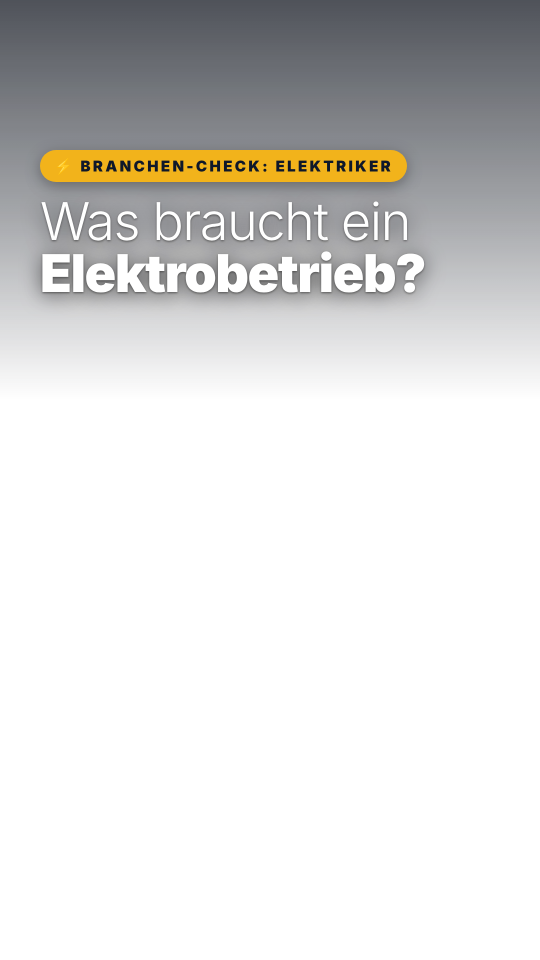
#> input picture schmacher-werbevideo/3d/daily/d2_titles/c1.png, 1080 x 1920 px (shown at 1/2 size); its folder holds only this picture in this run
$ python d2_build.py
#> lines starting #> are read from the running program, lines starting #| are printed output that depends on the picture
# „06:58 – Ein Morgen im Elektrobetrieb“ – Komposition (3D + Uhr + Checkliste) und Endfertigung
# python3 d1_build.py [frames|audio|video|all]
import os, sys, subprocess, math
import numpy as np
from PIL import Image, ImageFilter, ImageEnhance, ImageChops
HERE = os.path.dirname(os.path.abspath(__file__)); ROOT = os.path.abspath(os.path.join(HERE, '..', '..'))
FR3D = os.path.join(HERE, '..', 'out', 'd2'); TT = os.path.join(HERE, 'd2_titles')
OUTF = os.path.join(HERE, '..', 'out', 'd2_comp'); os.makedirs(OUTF, exist_ok=True)
EXP = os.path.join(ROOT, 'export', 'daily', '2026-11-20'); os.makedirs(EXP, exist_ok=True)
FPS, W, H = 24, 1080, 1920
TEND, L = 43.4, 50.6
P = lambda n: os.path.join(ROOT, n)


def f3d(i):
    p = os.path.join(FR3D, f'f{i:05d}.jpg')
    return Image.open(p).convert('RGB') if os.path.exists(p) else Image.new('RGB', (W, H), (40, 40, 40))
def at(t): return f3d(min(767, int(round(t * FPS))))

_tc = {}
def title(tid):
    if tid not in _tc: _tc[tid] = Image.open(os.path.join(TT, tid + '.png')).convert('RGBA')
    return _tc[tid]
def over(bg, tid, a):
    if a <= 0: return bg
    t = title(tid)
    if a < 1: t = t.copy(); t.putalpha(t.getchannel('A').point(lambda v: int(v * a)))
    b = bg.convert('RGBA'); b.alpha_composite(t); return b.convert('RGB')
def env(t, a, b, fi=0.3, fo=0.3):
    if t < a or t > b: return 0
    return min(1, (t - a) / fi if fi else 1, (b - t) / fo if fo else 1)

from PIL import ImageDraw, ImageFont
FB = ImageFont.truetype('/usr/share/fonts/opentype/inter/Inter-Black.otf', 76)
FS = ImageFont.truetype('/usr/share/fonts/opentype/inter/Inter-Bold.otf', 26)
KEYS = [(0, 418), (4.5, 420), (10.5, 425), (16, 432), (21, 440), (26, 447), (31, 450)]
def clock(t):
    for (a, ma), (b, mb) in zip(KEYS, KEYS[1:]):
        if t <= b: return ma + (mb - ma) * max(0, (t - a)) / (b - a)
    return KEYS[-1][1]
def draw_clock(im, t, a=1.0):
    m = int(clock(t)); txt = f'{m // 60:02d}{":" if (t * 2) % 2 < 1.4 else " "}{m % 60:02d}'
    ov = Image.new('RGBA', im.size, (0, 0, 0, 0)); d = ImageDraw.Draw(ov)
    x1, y0 = W - 60, 130; w = 330; d.rounded_rectangle((x1 - w, y0, x1, y0 + 150), 34, fill=(15, 24, 42, int(225 * a)))
    d.text((x1 - w + 34, y0 + 16), 'UHRZEIT', font=FS, fill=(242, 179, 27, int(255 * a)))
    d.text((x1 - w + 30, y0 + 46), txt, font=FB, fill=(255, 255, 255, int(255 * a)))
    b = im.convert('RGBA'); b.alpha_composite(ov); return b.convert('RGB')

CUTS = [10.5, 16.0, 21.0, 26.0]
def frame(t):
    if t < 32.0:
        im = at(t)
        for c in CUTS:  # kurze Weißblende an den Schnitten
            if c - 0.08 < t < c + 0.12: im = Image.blend(im, Image.new('RGB', im.size, 'white'), 0.55 * (1 - abs(t - c) / 0.12))
        for tid, a, b in [('c1', 0.15, 4.4), ('c2', 5.0, 10.35), ('c3', 11.0, 15.85), ('c4', 16.5, 20.85), ('c5', 21.4, 25.85), ('c6', 26.6, 32.0)]:
            im = over(im, tid, env(t, a, b, 0.3, 0.25))
        return draw_clock(im, t)
    if t < 38.4:
        lt = t - 32.0; bg = at(31.9).filter(ImageFilter.GaussianBlur(16)); im = ImageEnhance.Brightness(bg).enhance(0.55)
        return over(im, 'c7', env(lt, 0.0, 6.4, 0.35, 0.3))
    lt = t - 38.4; bg = at(2.0); z = 1 + 0.05 * lt / 5; cw, ch = W / z, H / z
    bg = bg.resize((W, H), Image.LANCZOS, box=((W - cw) / 2, (H - ch) / 2, (W + cw) / 2, (H + ch) / 2)).filter(ImageFilter.GaussianBlur(8))
    im = ImageEnhance.Brightness(bg).enhance(0.45)
    return over(im, 'c8', env(lt, 0.1, 6.0, 0.3, 0.0))

def frames():
    from multiprocessing import Pool
    n = int(round(TEND * FPS))
    with Pool(int(os.environ.get('NP', '3'))) as pool: pool.map(_one, range(n), chunksize=8)
def _one(i):
    p = os.path.join(OUTF, f'f{i:05d}.jpg')
    if not os.path.exists(p) or os.environ.get('FORCE'): frame(i / FPS).save(p, quality=93)
#> in frame, `im = at(t)`: im: PIL image 1080x1920 RGB; every value is 40
#> in draw_clock, `ov = Image.new('RGBA', im.size, (0, 0, 0, 0))`: ov: PIL image 1080x1920 RGBA; every value is 0
#> in draw_clock, `b.alpha_composite(ov)`:
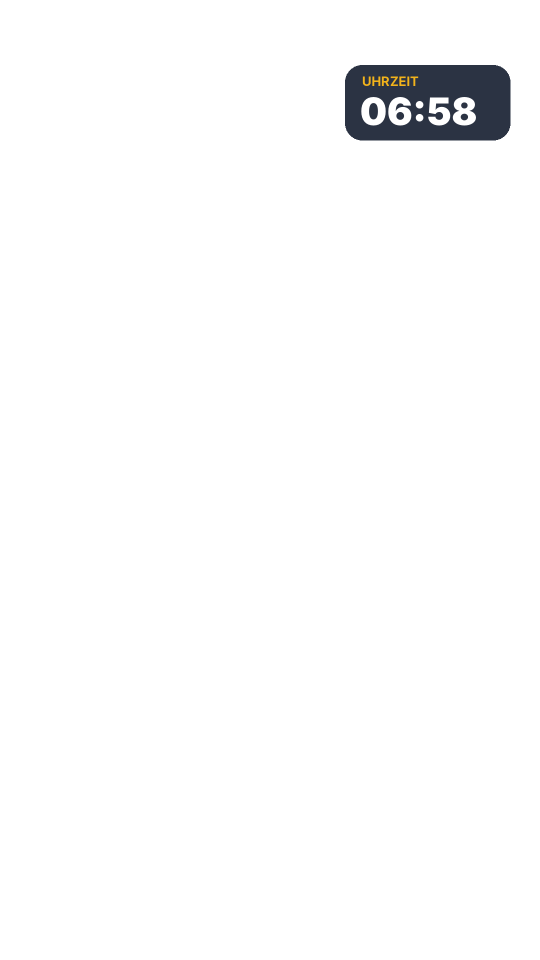
#> ov: PIL image 1080x1920 RGBA (shown at 1/2 size); mean R, G, B, A 1.3, 1.5, 1.7, 5.4; transparent parts drawn white

def audio(brand):
    sys.path.insert(0, os.path.join(ROOT, 'audio')); import sound
    from sound import music, ambience, add, whoosh, impact, reverb, mix, beep
    from mix_film2 import engine, pop
    sound.CH = [(52, [64, 68, 71, 76]), (49, [61, 64, 68, 73]), (45, [64, 69, 73, 76]), (47, [63, 66, 71, 75])]  # E · C#m · A · B – flotter Dur-Groove
    mu = music(L, t_pulse=0.0, t_drop=4.5, t_break=TEND - 5.0, t_logo=TEND, bar=1.9, t_cta=TEND + 1.0)
    fx = ambience(L, [(0, 10.5, 'morning'), (10.5, 26.0, 'interior'), (26.0, 32.0, 'morning')])
    for i in range(9): add(fx, beep(2200, 0.025), 0.1 + i * 0.5, 0.25)  # Uhr tickt
    add(fx, whoosh(2.2, 0.7, 150, 2600), 4.3, 0.5)  # Sturzflug
    for t in CUTS + [32.0, 38.4]: add(fx, whoosh(0.6, 0.6), t - 0.3, 0.3)
    for t in [11.0, 16.5, 21.4, 26.6]: add(fx, pop(), t + 0.05, 0.9)  # Häkchen
    add(fx, engine(5.5), 26.3, 1.0)
    V = os.path.join(ROOT, 'audio', 'vo', 'raw_%s.wav')
    tail = [('09', TEND + 0.5, 1.0), ('10', TEND + 2.8, 1.1)] if brand == 's' else [('m09', TEND + 0.5, 1.0), ('m10', TEND + 2.8, 1.12)]
    vo = [('e01', 0.25, 1.05), ('e02', 5.6, 1.0), ('e03', 11.0, 1.0), ('e04', 16.3, 1.0), ('e05', 21.6, 1.0), ('e06', 26.7, 1.0),
          ('e07', 32.1, 1.1), ('e08', 38.7, 1.08)] + tail
    return mix(L, mu, fx, [(V % n, t, sp) for n, t, sp in vo], os.path.join(OUTF, f'audio_{brand}.wav'))

def video(brand):
    name = {'s': 'Schmacher', 'r': 'Russinov'}[brand]
    endimg = os.path.join(TT, f'end_{brand}.png')
    last = os.path.join(OUTF, f'f{int(round(TEND * FPS)) - 1:05d}.jpg')
    out = os.path.join(EXP, f'{name}_ElektroMorgen_9x16.mp4')
    fc = (f"[0:v]tpad=stop_mode=clone:stop_duration={L - TEND + 0.5:.2f}[b];[1:v]format=rgba,fade=t=in:st={TEND:.2f}:d=0.45:alpha=1[e];"
          f"[b][e]overlay=0:0:enable='gte(t,{TEND:.2f})',fade=t=out:st={L - 0.35:.2f}:d=0.35,format=yuv420p[v]")
    subprocess.run(['ffmpeg', '-nostdin', '-y', '-v', 'error', '-framerate', '24', '-i', os.path.join(OUTF, 'f%05d.jpg'), '-loop', '1', '-t', f'{L + 0.5:.2f}', '-i', endimg,
                    '-i', os.path.join(OUTF, f'audio_{brand}.wav'), '-filter_complex', fc, '-map', '[v]', '-map', '2:a', '-r', '24', '-c:v', 'libx264', '-preset', 'slow',
                    '-crf', '21', '-maxrate', '8M', '-bufsize', '16M', '-c:a', 'aac', '-b:a', '192k', '-t', f'{L:.2f}', '-movflags', '+faststart', out], check=True)
    return out

if __name__ == '__main__':
    w = sys.argv[1] if len(sys.argv) > 1 else 'all'
    if w in ('frames', 'all'): frames()
#> in title, returned value is the input picture: PIL image 1080x1920 RGBA; mean R, G, B, A 11.9, 12.3, 12.8, 48.2
#> in over (call 31), `t.putalpha(t.getchannel('A').point(lambda v: int(v * a)))`:
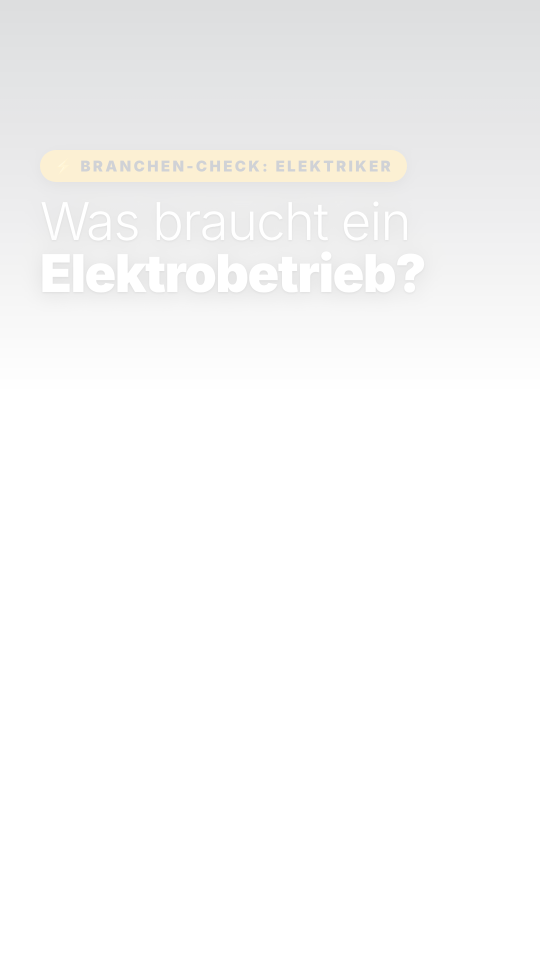
#> t: PIL image 1080x1920 RGBA (shown at 1/2 size); mean R, G, B, A 11.9, 12.3, 12.8, 9.2; transparent parts drawn white
#> in over (call 31), `b.alpha_composite(t)`:
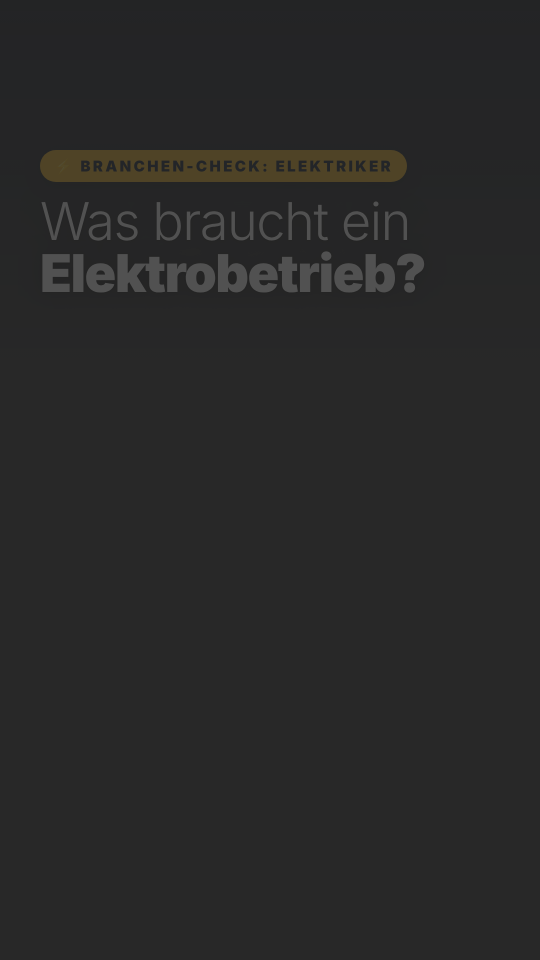
#> b: PIL image 1080x1920 RGBA (shown at 1/2 size); mean R, G, B, A 40.7, 40.5, 40.3, 255
#> in over (call 37), `t.putalpha(t.getchannel('A').point(lambda v: int(v * a)))`:
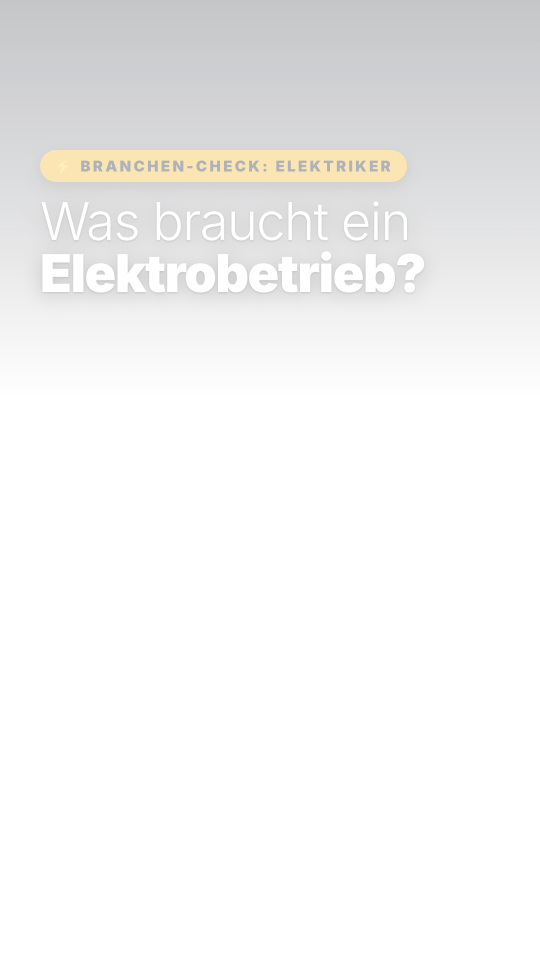
#> t: PIL image 1080x1920 RGBA (shown at 1/2 size); mean R, G, B, A 11.9, 12.3, 12.8, 15.9; transparent parts drawn white
#> in over (call 37), `b.alpha_composite(t)`:
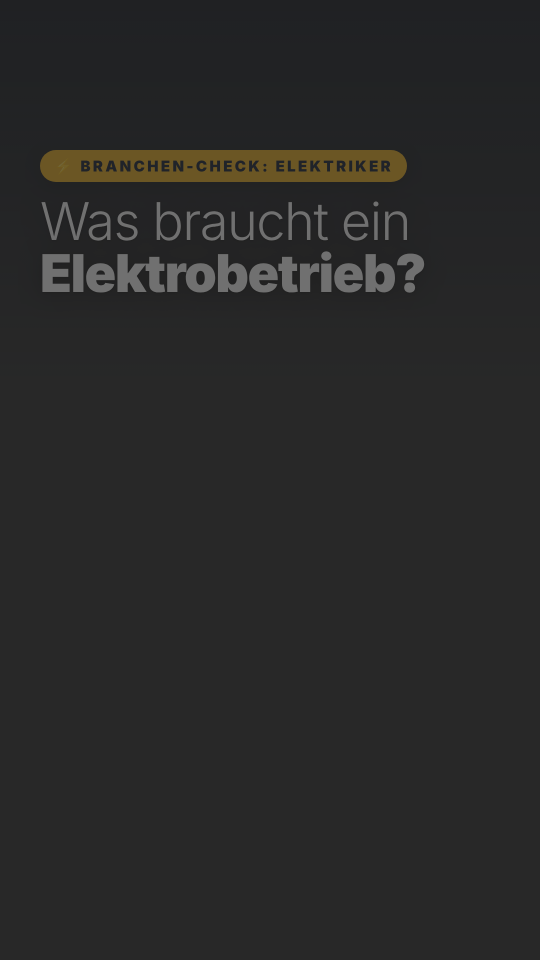
#> b: PIL image 1080x1920 RGBA (shown at 1/2 size); mean R, G, B, A 41.1, 41, 40.4, 255
#> in frame (call 11), `im = over(im, tid, env(t, a, b, 0.3, 0.25))`:
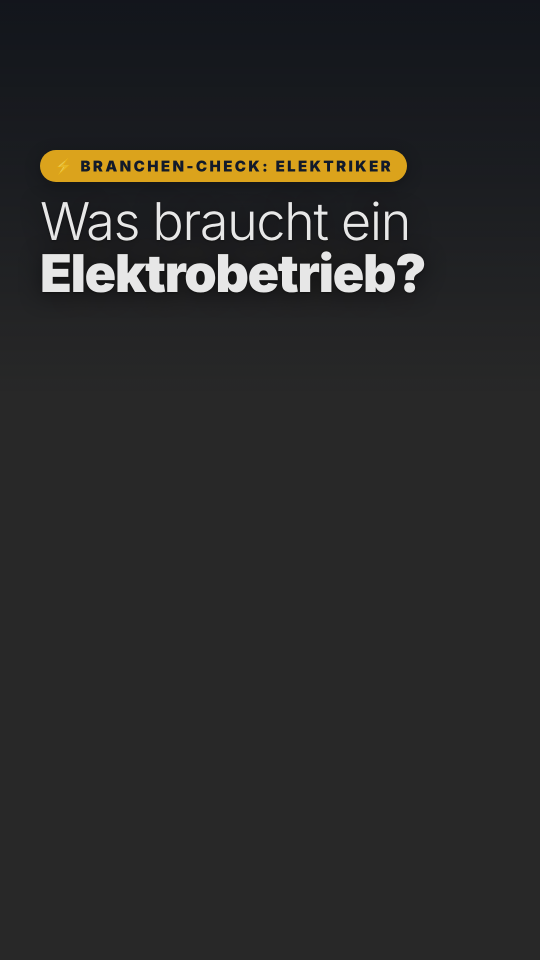
#> im: PIL image 1080x1920 RGB (shown at 1/2 size); mean R, G, B 43, 42.5, 41.1
#> in frame (call 12), `im = over(im, tid, env(t, a, b, 0.3, 0.25))`:
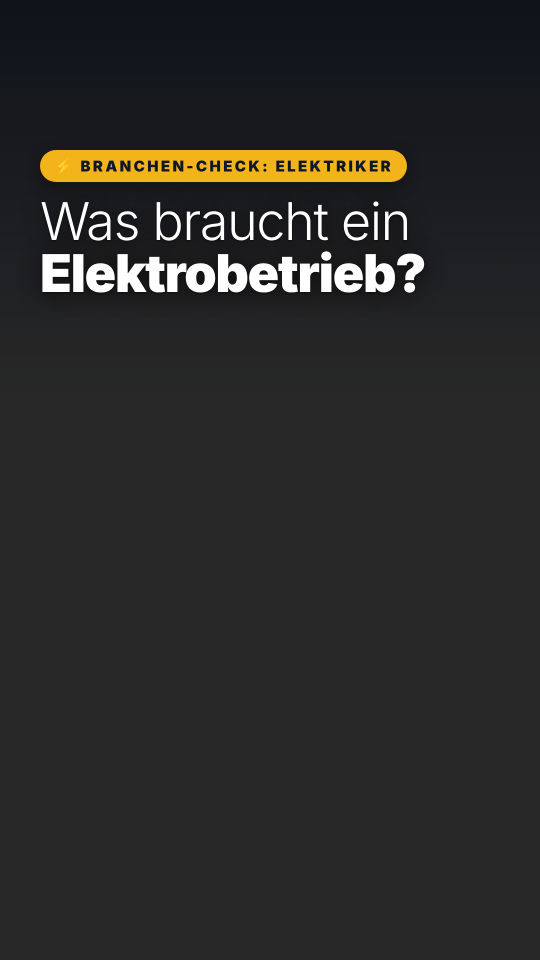
#> im: PIL image 1080x1920 RGB (shown at 1/2 size); mean R, G, B 43.4, 42.8, 41.3
#> (the run stopped early here; a loop or call above may not have finished)
